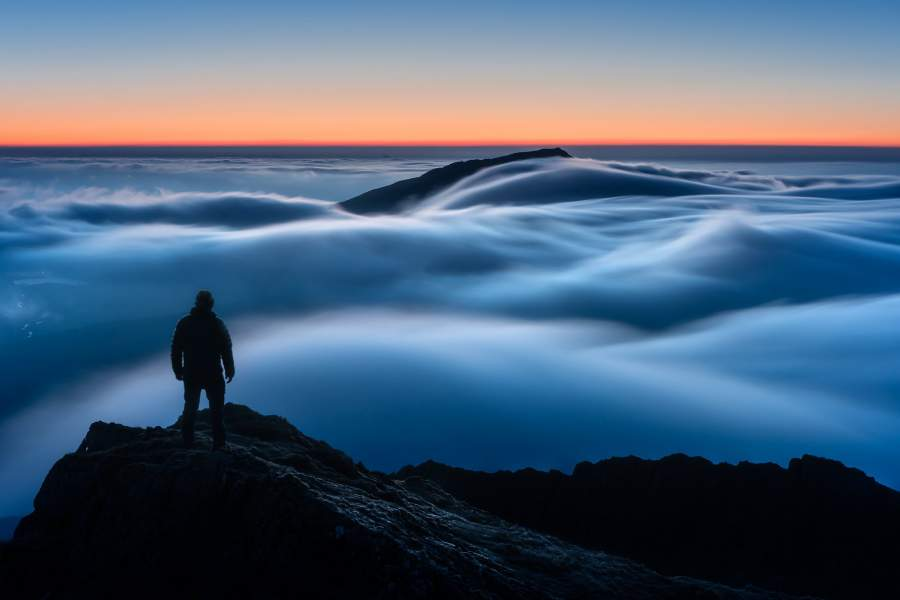
#> input picture data/man.jpg, 900 x 600 px
$ jupyter execute 4.ipynb
#> lines starting #> are read from the running program, lines starting #| are printed output that depends on the picture; after the words box and inside, x2 and y2 are one past the last pixel; in counts of white or black regions, pixels touching at a corner belong together
Заполнение дырок

[cell 1]
from matplotlib import pyplot as plt

[cell 2]
import cv2
import numpy as np
import random

image = cv2.imread("./data/man.jpg")
#> image is the input picture: shape (600, 900, 3); mean B, G, R 120.7, 96.8, 74.9

height, width, _ = image.shape
#> height = 600; width = 900

num_circles = 8

circle_centers = [(random.randint(20, width - 20), random.randint(20, height - 20)) for _ in range(num_circles)]
circle_rad = [random.randint(2, 9) for _ in range(num_circles)]
#> circle_rad = [3, 6, 4, 6, 3, 3, 7, 9]

for center, radius in zip(circle_centers, circle_rad):
    cv2.circle(image, center, radius, (255, 255, 255), -1)
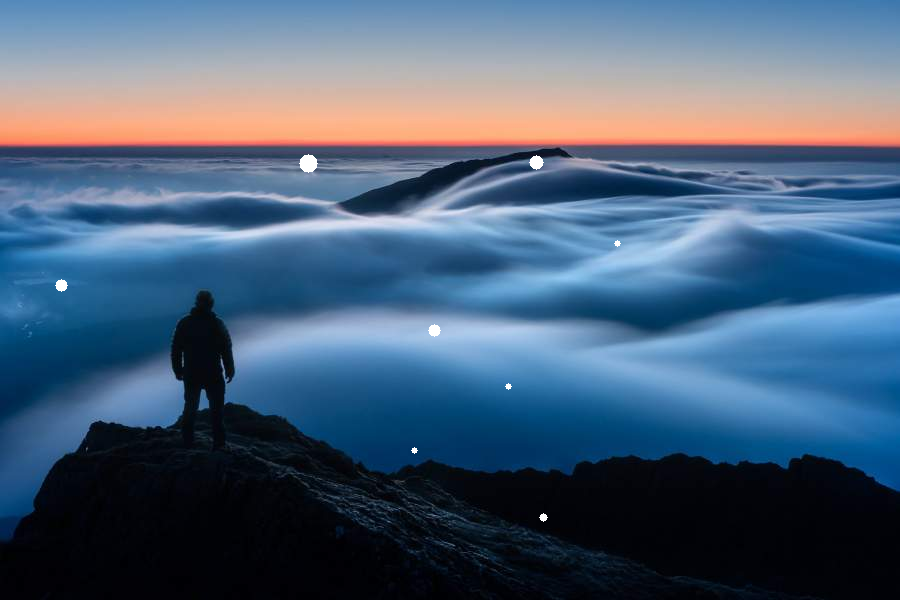
#> image: shape (600, 900, 3); 0.14% of pixels changed, all inside (x1, y1, x2, y2) = (55, 154, 621, 522)

plt.imshow(image);

[cell 3]
gray = cv2.cvtColor(image, cv2.COLOR_BGR2GRAY)
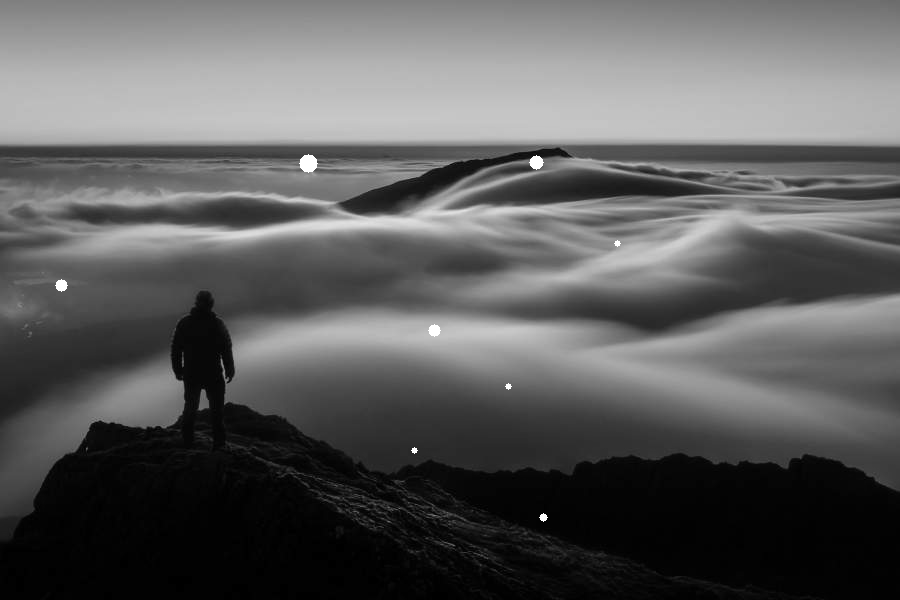
#> gray: shape (600, 900); min 0, max 255, mean 93.2
plt.imshow(gray);

[cell 4]
(thresh, im_bw) = cv2.threshold(gray, 250, 255, cv2.THRESH_BINARY)
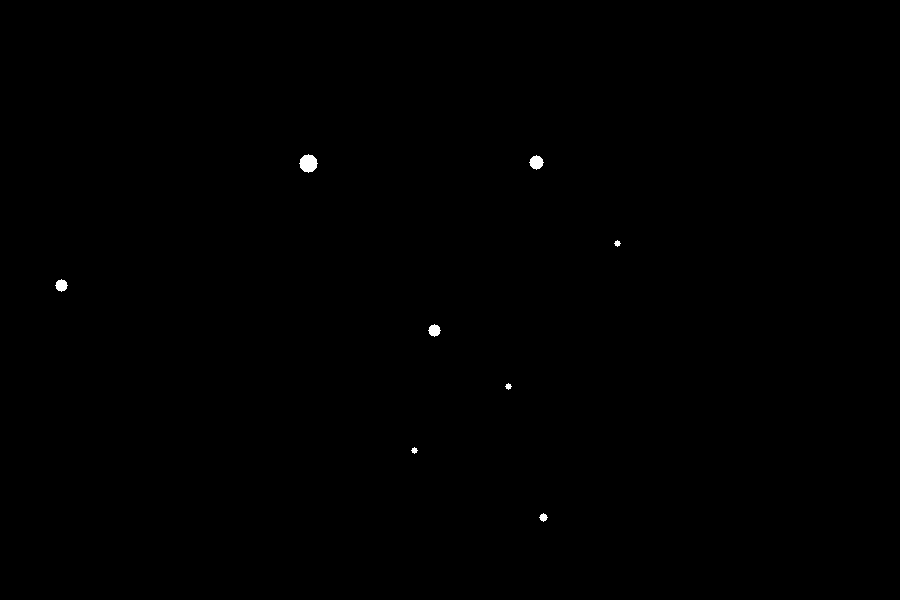
#> im_bw: shape (600, 900); 0.14% white; 8 white regions, largest, box (x1, y1, x2, y2) and area: (299, 154, 318, 173) 253, (529, 155, 544, 170) 149, (55, 279, 68, 292) 113

[cell 5]
# Нашли маску
plt.imshow(im_bw)

[cell 6]
# Свой inpaint
def inpaint(image, mask, radius, it=1):
    # Создание копии изображения для восстановления
#> called with radius = 10, it = 1
    inpainted_image = image.copy()

    # Нахождение координат пикселей, требующих восстановления
    rows, cols = np.where(mask == 255)
#> rows = 764 values from 154 to 521; cols = 764 values, max 620 at index 419, min 55 at index 481, mean 373
    # it раз
    for i in range(it):
        # Проход по координатам пикселей и их восстановление
        for row, col in zip(rows, cols):
            # Извлечение окна вокруг текущего пикселя
            window = inpainted_image[row - radius:row + radius + 1, col - radius:col + radius + 1]

            # Вычисление среднего значения цвета окна
            mean_color = np.mean(window, axis=(0, 1))

            # Заполнение текущего пикселя средним значением цвета
            inpainted_image[row, col] = mean_color
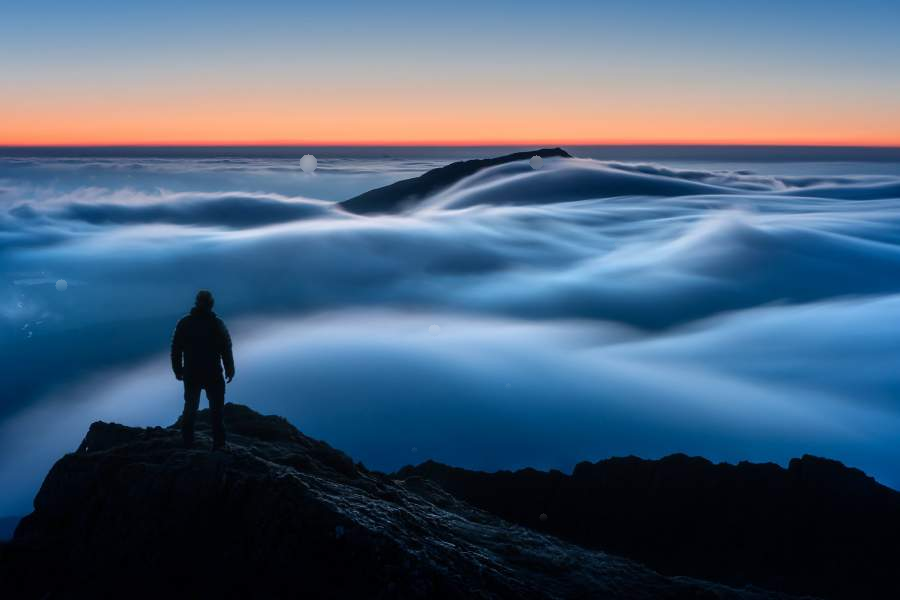
#> inpainted_image: shape (600, 900, 3); 0.14% of pixels changed, all inside (x1, y1, x2, y2) = (55, 154, 621, 522)

    return inpainted_image

[cell 7]
fixed = inpaint(image, im_bw, 10, it=1)
plt.imshow(fixed);

[cell 8]
fixed = inpaint(image, im_bw, 10, it=3)
#> call 2 of inpaint, with radius = 10, it = 3
#> after the loop in inpaint (call 2), `for i in range(it):`:
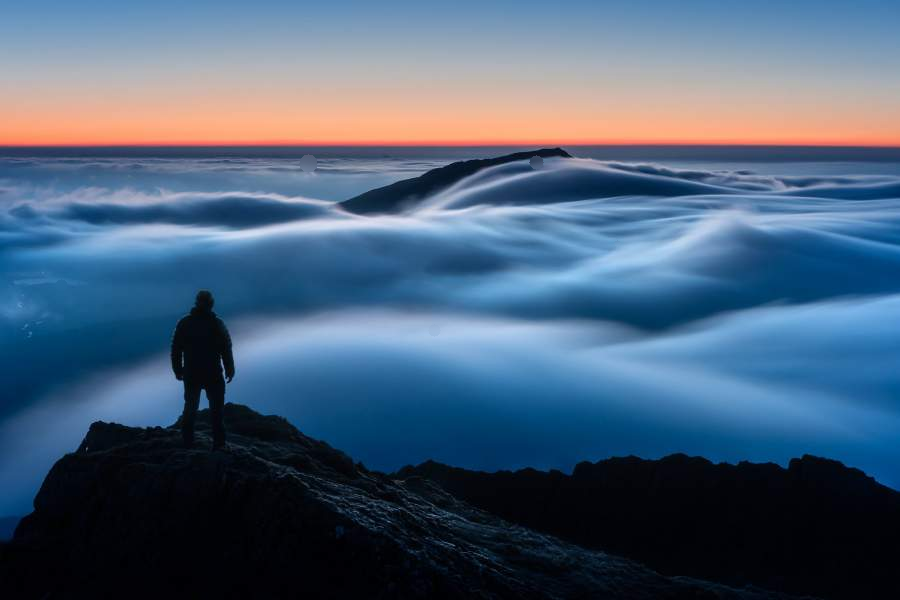
#> inpainted_image: shape (600, 900, 3); 0.14% of pixels changed, all inside (x1, y1, x2, y2) = (55, 154, 621, 522)
#> after the loop in inpaint (call 2), `for i in range(it):`:
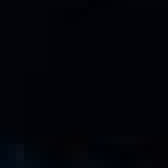
#> window: shape (21, 21, 3) (shown 8 times larger); mean B, G, R 8.7, 3.5, 2.2
plt.imshow(fixed);

Считывание дорожного знака

[cell 9]
image = cv2.imread("./data/STOP.jpg")[:,:,::-1]
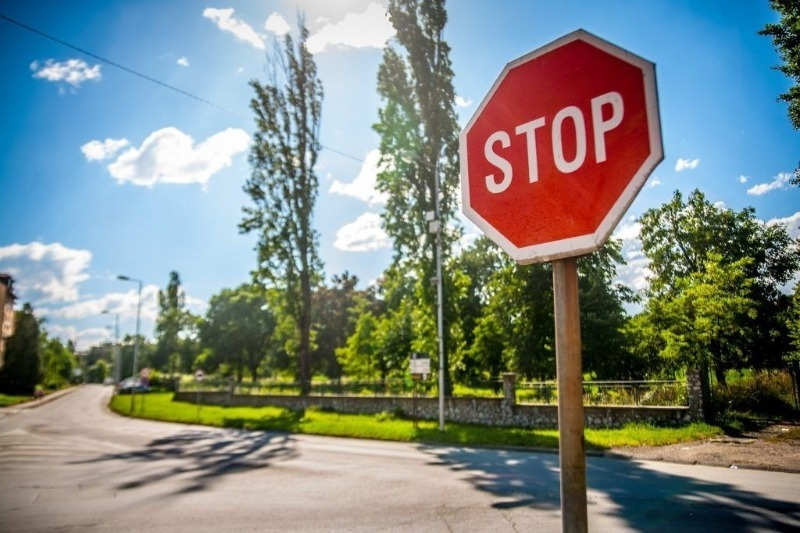
#> input picture data/STOP.jpg, 800 x 533 px
#> image: shape (533, 800, 3)
plt.imshow(image);

[cell 10]
# Можем откинуть точки с маслыми значениями красного
hsv = cv2.cvtColor(image, cv2.COLOR_RGB2HSV)
#> hsv: shape (533, 800, 3); mean H, S, V 62.5, 106.3, 158.5
lower_red = np.array([0, 100, 100])
upper_red = np.array([5, 255, 255])
mask = cv2.inRange(hsv, lower_red, upper_red)
#> mask: shape (533, 800); 3.4% white; 47 white regions (38 under 20 px), largest, box (x1, y1, x2, y2) and area: (467, 82, 651, 248) 13338, (606, 105, 649, 144) 525, (564, 136, 577, 162) 217
plt.imshow(mask);

[cell 11]
# Замыкаем границу
kernel = np.ones((5,5),np.uint8)
dilation = cv2.dilate(mask,kernel,iterations = 5)
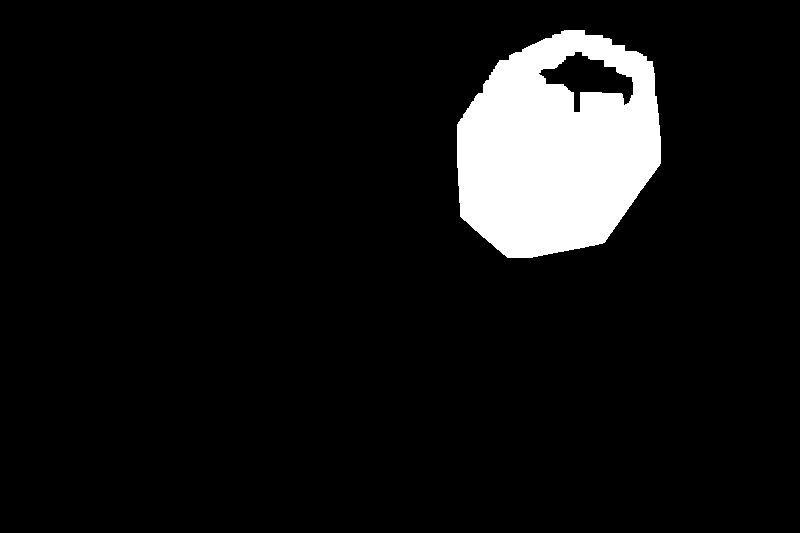
#> dilation: shape (533, 800); 7.9% white; 1 white region
plt.imshow(dilation);

[cell 12]
# Находим контуры
(cnts, _) = cv2.findContours(dilation, cv2.RETR_EXTERNAL, cv2.CHAIN_APPROX_SIMPLE)
#> cnts = 1 contour; box (x1, y1, x2, y2) and area: (457, 30, 661, 258) 36047

[cell 13]
cv2.drawContours(mask, cnts, -1, 255, thickness=cv2.FILLED);
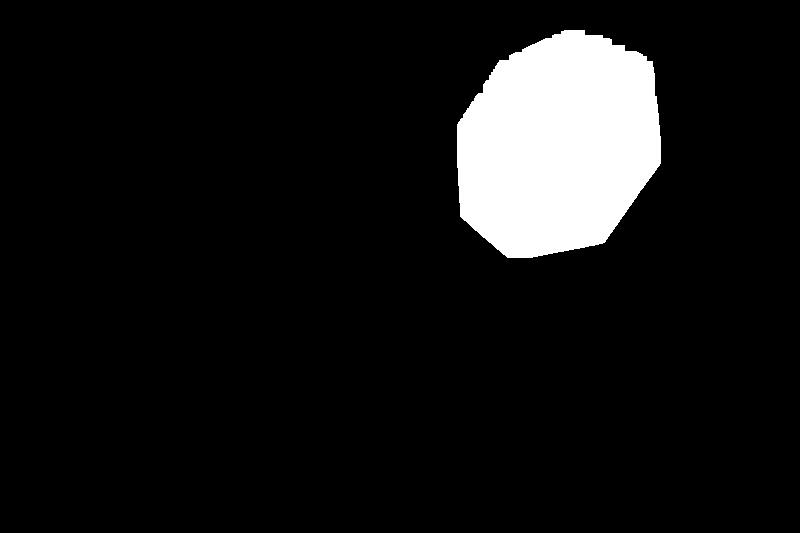
#> mask: shape (533, 800); 8.5% white; 1 white region, box (x1, y1, x2, y2) and area: (457, 30, 661, 258) 36387

[cell 14]
plt.imshow(mask)

[cell 15]
# Разъедаем границу
eroded_mask = cv2.erode(mask,kernel,iterations = 3)
#> eroded_mask: shape (533, 800); 7.4% white; 1 white region, box (x1, y1, x2, y2) and area: (463, 36, 655, 252) 31347

[cell 16]
plt.imshow(mask)

[cell 17]
result = cv2.bitwise_and(image,image, mask= eroded_mask)

[cell 18]
plt.imshow(result)

[cell 19]
plt.imshow(result[30:260,460:660,:])
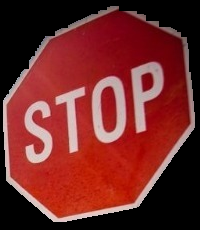
#> shown: shape (230, 200, 3); mean R, G, B 114, 41.3, 39.4

[cell 20]
cv2.imwrite("./data/stop_segmented.jpg", result[30:260,460:660,:][:,:,::-1])
#> Out = True
